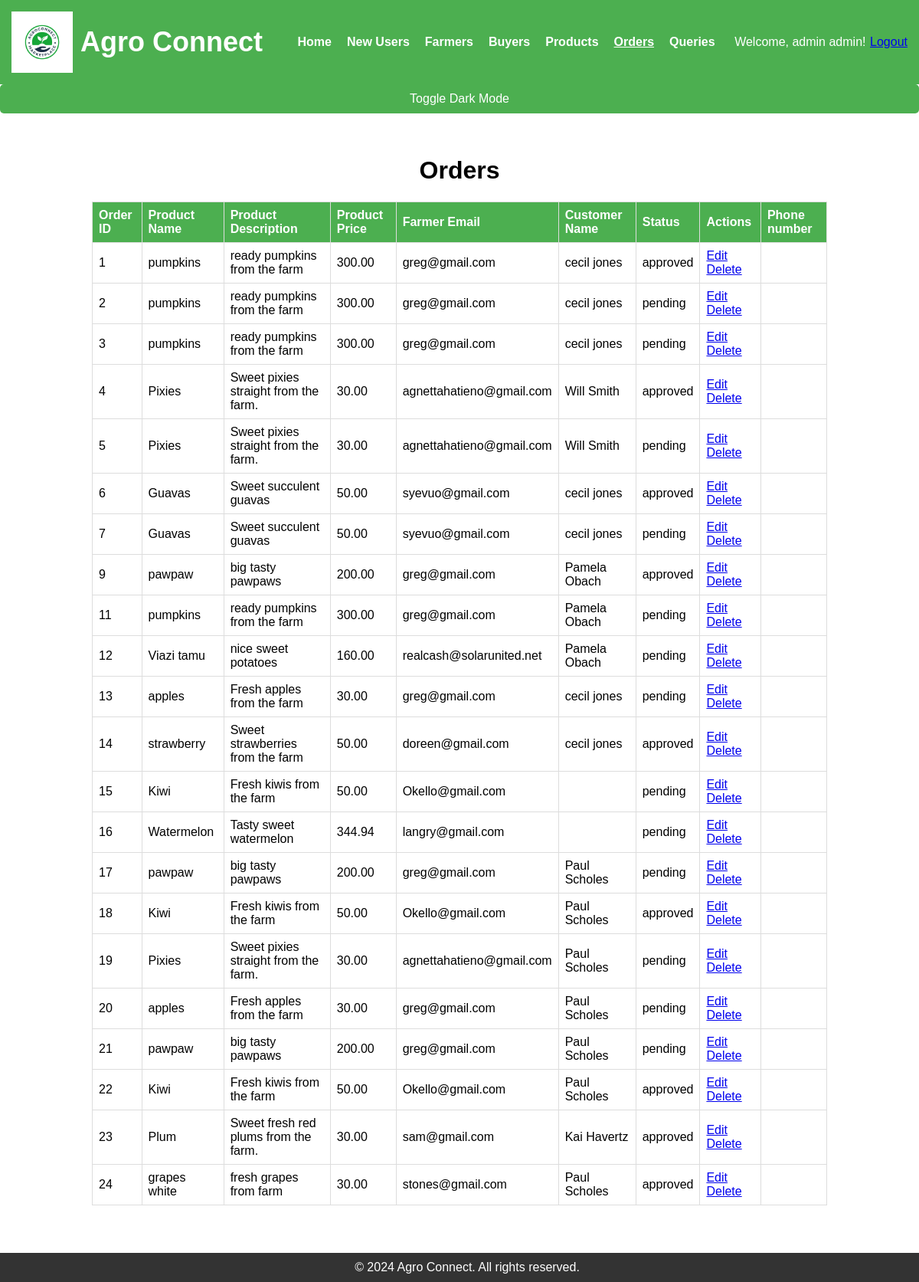
The page /orders_admin.php (signed in) on the database its author committed.
### tables this page shows
CREATE TABLE `new_orders` (
  `id` int(11) NOT NULL,
  `product_name` varchar(255) DEFAULT NULL,
  `product_description` text DEFAULT NULL,
  `product_price` decimal(10,2) DEFAULT NULL,
  `farmer_email` varchar(255) DEFAULT NULL,
  `customer_name` varchar(255) DEFAULT NULL,
  `status` varchar(50) DEFAULT NULL,
  `feedback` text DEFAULT NULL,
  `quantity` int(11) DEFAULT 1,
  `total_cost` decimal(10,2) DEFAULT NULL
);

### orders_admin.php (the view, shortened to what this page needs)
<?php
include("db_connect.php");
$current_page = basename($_SERVER['PHP_SELF']);
$sql = "SELECT * FROM new_orders";
$result = mysqli_query($conn, $sql);
if (mysqli_num_rows($result) > 0) {
    $orders = mysqli_fetch_all($result, MYSQLI_ASSOC);
} else {
    $orders = [];
}
?>
<!DOCTYPE html>
<html lang="en">
<head>
    <link rel="stylesheet" href="orders_admin.css">
</head>
<body>
    <header>
    <nav>
        <div class="logo">
            <a href="index.php">
                <img src="logo1.png" alt="Agro Connect Logo">
                <span>Agro Connect</span>
            </a>
        </div>
        <ul class="nav-links">
            <li><a href="admin2.php" class="<?= ($current_page == 'admin2.php') ? 'active' : '' ?>">Home</a></li>
            <li><a href="newusersadmin.php" class="<?= ($current_page == 'newusersadmin.php') ? 'active' : '' ?>">New Users</a></li>
            <li><a href="farmersadmin.php" class="<?= ($current_page == 'farmersadmin.php') ? 'active' : '' ?>">Farmers</a></li>
            <li><a href="buyeradmin.php" class="<?= ($current_page == 'buyeradmin.php') ? 'active' : '' ?>">Buyers</a></li>
            <li><a href="products_admin.php" class="<?= ($current_page == 'products_admin.php') ? 'active' : '' ?>">Products</a></li>
            <li><a href="orders_admin.php" class="<?= ($current_page == 'orders_admin.php') ? 'active' : '' ?>">Orders</a></li>
            <li><a href="adminqueries.php" class="<?= ($current_page == 'adminqueries.php') ? 'active' : '' ?>">Queries</a></li>
        </ul>
            <?php
            if (isset($_SESSION["user_email"])) {
                echo "<div class='welcome'>Welcome, " . $_SESSION["user_name"] . "!</div>";
                echo "<div class='logout'><a href='logout.php'>Logout</a></div>";
            }
            ?>
        </nav>
    </header>
    <button onclick="toggleDarkMode()">Toggle Dark Mode</button>
    <div class="container">
        <h1>Orders</h1>
        <?php if (!empty($orders)) : ?>
        <table>
            <thead>
                <tr>
                    <th>Order ID</th>
                    <th>Product Name</th>
                    <th>Product Description</th>
                    <th>Product Price</th>
                    <th>Farmer Email</th>
                    <th>Customer Name</th>
                    <th>Status</th>
                    <th>Actions</th>
                    <th>Phone number</th>
                </tr>
            </thead>
            <tbody>
                <?php foreach ($orders as $order) : ?>
                <tr>
                    <td><?php echo $order['id']; ?></td>
                    <td><?php echo $order['product_name']; ?></td>
                    <td><?php echo $order['product_description']; ?></td>
                    <td><?php echo $order['product_price']; ?></td>
                    <td><?php echo $order['farmer_email']; ?></td>
                    <td><?php echo $order['customer_name']; ?></td>
                    <td><?php echo $order['status']; ?></td>
                    <td>
                    <a href="edit_orderforadmin.php?id=<?php echo $order['id']; ?>">Edit</a>
                    <a href="delete_orderforadmin.php?id=<?php echo $order['id']; ?>">Delete</a>
                    </td>
                    <td><?php echo $order['phone_number']; ?></td>
                </tr>
                <?php endforeach; ?>
            </tbody>
        </table>
        <?php else : ?>
        <p>No orders found.</p>
        <?php endif; ?>
    </div>
    <footer>
        &copy; 2024 Agro Connect. All rights reserved.
    </footer>
</body>
</html>

### orders_admin.css (style rules this page uses)
.logo a { color: white; text-decoration: none; }
table { width: 100%; border-collapse: collapse; margin-top: 20px; }
th, td { border: 1px solid #ddd; padding: 8px; text-align: left; }
th { background-color: #4CAF50; color: white; }
body { margin: 0; padding: 0; font-family: 'Arial', sans-serif; display: flex; flex-direction: column; min-height: 100vh; }
header { background-color: #4CAF50; padding: 15px; color: white; }
nav { display: flex; justify-content: space-between; align-items: center; }
.logo { font-size: 1.5em; font-weight: bold; }
.nav-links { list-style: none; display: flex; }
.nav-links li { margin-right: 20px; }
.nav-links a { text-decoration: none; color: white; font-weight: bold; transition: color 0.3s; }
button { padding: 10px 20px; font-size: 16px; cursor: pointer; background-color: #4CAF50; color: white; border: none; border-radius: 5px; }
footer { background-color: #333; color: white; text-align: center; padding: 10px; position: fixed; bottom: 0; width: 100%; }
input, textarea, button { width: 100%; padding: 10px; margin-bottom: 15px; }
button { background-color: #4CAF50; color: white; border: none; border-radius: 5px; cursor: pointer; }
h1 { text-align: center; }

### orders_admin.php (style rules this page uses)
.logo a { display: flex; align-items: center; gap: 10px; color: white; text-decoration: none; }
.logo a img { width: 80px; height: auto; }
.logo a span { font-size: 1.5em; font-weight: bold; color: #ffffff; }
.container { margin: 20px auto; width: 80%; margin-bottom: 100px; }
.nav-links a.active { text-decoration: underline; }
:root { --background-color-light: #ffffff; --text-color-light: #000000; --background-color-dark: #222222; --text-color-dark: #ffffff; }
body { background-color: var(--background-color-light); color: var(--text-color-light); }

### rows shown on the page
new_orders: id "1", product_name "pumpkins", product_description "ready pumpkins from the farm", product_price "300.00", farmer_email "greg@gmail.com", customer_name "cecil jones", status "approved"
new_orders: id "2", product_name "pumpkins", product_description "ready pumpkins from the farm", product_price "300.00", farmer_email "greg@gmail.com", customer_name "cecil jones", status "pending"
new_orders: id "3", product_name "pumpkins", product_description "ready pumpkins from the farm", product_price "300.00", farmer_email "greg@gmail.com", customer_name "cecil jones", status "pending"
new_orders: id "4", product_name "Pixies", product_description "Sweet pixies straight from the farm.", product_price "30.00", farmer_email "agnettahatieno@gmail.com", customer_name "Will Smith", status "approved"
new_orders: id "5", product_name "Pixies", product_description "Sweet pixies straight from the farm.", product_price "30.00", farmer_email "agnettahatieno@gmail.com", customer_name "Will Smith", status "pending"
new_orders: id "6", product_name "Guavas", product_description "Sweet succulent guavas", product_price "50.00", farmer_email "syevuo@gmail.com", customer_name "cecil jones", status "approved"
new_orders: id "7", product_name "Guavas", product_description "Sweet succulent guavas", product_price "50.00", farmer_email "syevuo@gmail.com", customer_name "cecil jones", status "pending"
new_orders: id "9", product_name "pawpaw", product_description "big tasty pawpaws", product_price "200.00", farmer_email "greg@gmail.com", customer_name "Pamela Obach", status "approved"
new_orders: id "11", product_name "pumpkins", product_description "ready pumpkins from the farm", product_price "300.00", farmer_email "greg@gmail.com", customer_name "Pamela Obach", status "pending"
new_orders: id "12", product_name "Viazi tamu", product_description "nice sweet potatoes", product_price "160.00", farmer_email "realcash@solarunited.net", customer_name "Pamela Obach", status "pending"
new_orders: id "13", product_name "apples", product_description "Fresh apples from the farm", product_price "30.00", farmer_email "greg@gmail.com", customer_name "cecil jones", status "pending"
new_orders: id "14", product_name "strawberry", product_description "Sweet strawberries from the farm", product_price "50.00", farmer_email "doreen@gmail.com", customer_name "cecil jones", status "approved"
new_orders: id "15", product_name "Kiwi", product_description "Fresh kiwis from the farm", product_price "50.00", farmer_email "Okello@gmail.com", status "pending"
new_orders: id "16", product_name "Watermelon", product_description "Tasty sweet watermelon", product_price "344.94", farmer_email "langry@gmail.com", status "pending"
new_orders: id "17", product_name "pawpaw", product_description "big tasty pawpaws", product_price "200.00", farmer_email "greg@gmail.com", customer_name "Paul Scholes", status "pending"
new_orders: id "18", product_name "Kiwi", product_description "Fresh kiwis from the farm", product_price "50.00", farmer_email "Okello@gmail.com", customer_name "Paul Scholes", status "approved"
new_orders: id "19", product_name "Pixies", product_description "Sweet pixies straight from the farm.", product_price "30.00", farmer_email "agnettahatieno@gmail.com", customer_name "Paul Scholes", status "pending"
new_orders: id "20", product_name "apples", product_description "Fresh apples from the farm", product_price "30.00", farmer_email "greg@gmail.com", customer_name "Paul Scholes", status "pending"
new_orders: id "21", product_name "pawpaw", product_description "big tasty pawpaws", product_price "200.00", farmer_email "greg@gmail.com", customer_name "Paul Scholes", status "pending"
new_orders: id "22", product_name "Kiwi", product_description "Fresh kiwis from the farm", product_price "50.00", farmer_email "Okello@gmail.com", customer_name "Paul Scholes", status "approved"
new_orders: id "23", product_name "Plum", product_description "Sweet fresh red plums from the farm.", product_price "30.00", farmer_email "sam@gmail.com", customer_name "Kai Havertz", status "approved"
new_orders: id "24", product_name "grapes white", product_description "fresh grapes from farm", product_price "30.00", farmer_email "stones@gmail.com", customer_name "Paul Scholes", status "approved"

### other values the page prints
$_SESSION["user_name"] "admin admin"
